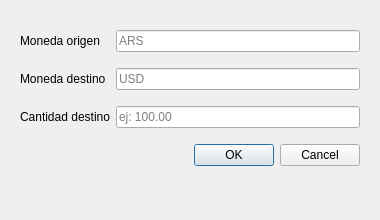
<?xml version="1.0" encoding="UTF-8"?>
<ui version="4.0">
 <class>BuyDialog</class>
 <widget class="QDialog" name="BuyDialog">
  <property name="geometry"><rect><x>0</x><y>0</y><width>380</width><height>220</height></rect></property>
  <property name="windowTitle"><string>Comprar Moneda</string></property>

  <widget class="QWidget" name="layoutWidget">
   <property name="geometry"><rect><x>20</x><y>20</y><width>340</width><height>160</height></rect></property>
   <layout class="QGridLayout" name="gridLayout">
    <item row="0" column="0"><widget class="QLabel" name="lblFrom"><property name="text"><string>Moneda origen</string></property></widget></item>
    <item row="0" column="1"><widget class="QLineEdit" name="txtFrom"><property name="placeholderText"><string>ARS</string></property></widget></item>

    <item row="1" column="0"><widget class="QLabel" name="lblTo"><property name="text"><string>Moneda destino</string></property></widget></item>
    <item row="1" column="1"><widget class="QLineEdit" name="txtTo"><property name="placeholderText"><string>USD</string></property></widget></item>

    <item row="2" column="0"><widget class="QLabel" name="lblAmount"><property name="text"><string>Cantidad destino</string></property></widget></item>
    <item row="2" column="1"><widget class="QLineEdit" name="txtAmount"><property name="placeholderText"><string>ej: 100.00</string></property></widget></item>

    <item row="3" column="0" colspan="2">
     <widget class="QDialogButtonBox" name="btnBox">
      <property name="standardButtons"><set>QDialogButtonBox::Ok|QDialogButtonBox::Cancel</set></property>
     </widget>
    </item>
   </layout>
  </widget>

  <connections>
   <connection><sender>btnBox</sender><signal>accepted()</signal><receiver>BuyDialog</receiver><slot>accept()</slot></connection>
   <connection><sender>btnBox</sender><signal>rejected()</signal><receiver>BuyDialog</receiver><slot>reject()</slot></connection>
  </connections>
 </widget>
 <resources/>
 <connections/>
</ui>
